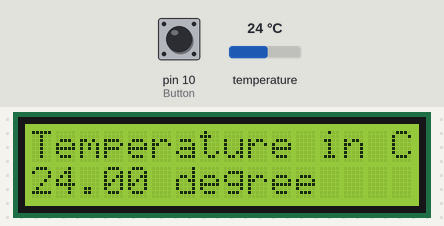
A sketch run on a simulated Arduino Uno, built with avr-gcc and run on an emulated ATmega328P. Parts: 16×2 character LCD. The inputs (shaded band) are chosen by the test bench; at power-on: pin 10 (Button) HIGH, temperature 24 °C.

Above: at 1.2 s.
1.3 s: pin 10 (Button) pulled LOW for 1 s
At 3.4 s:
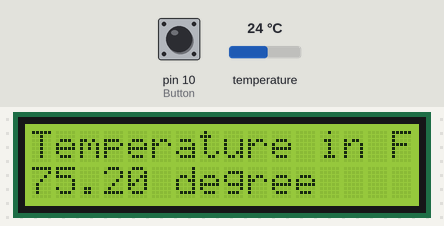
3.8 s: temperature set to 12 °C
At 4.8 s:
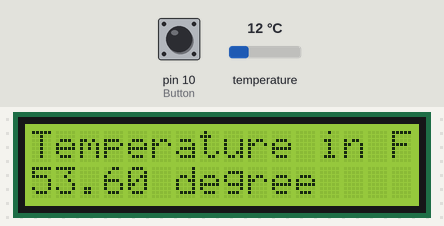
5.3 s: pin 10 (Button) pulled LOW for 0.15 s
At 6.4 s:
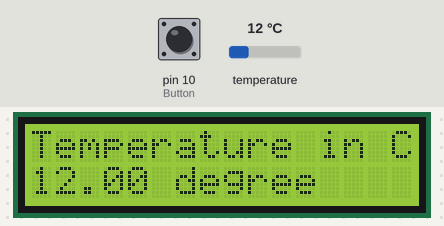
6.9 s: temperature set to 2 °C
At 7.2 s:
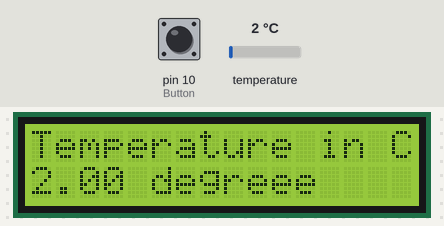
8.4 s: temperature set to 19 °C
At 9.7 s:
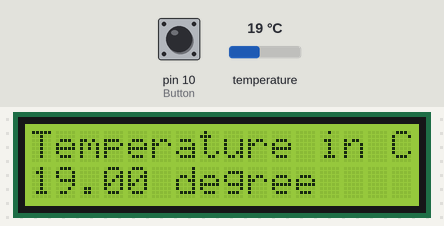
Timing chart, 0 to 10.9 s (numbered marks = the images above; inputs shaded):
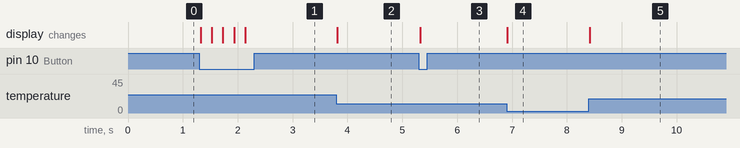

The sketch:

DS_LCD_BUTTON.ino
```cpp
// DS18B20 Temperature Sensor to Arduino with LCD , button , debounce
////////////////////////// LCD ////////////////////////////
#include <LiquidCrystal.h>
LiquidCrystal lcd(4, 5, 6, 7, 8, 9); // (rs, en, d4, d5, d6, d7)
///////////////////////////////////////////////////////////
////////////////////// Button /////////////////////////////
int ledState = HIGH;
int presentButtonState;
int Button = 10;
unsigned long lastDebounceTime = 0;
unsigned int debounceDelay = 200;
//////////////////////////////////////////////////////////
///////////////////////// DS18B20() //////////////////////
#include <Wire.h>
#include <OneWire.h>
OneWire  ds(2);
byte i;
byte type_s = 0;
byte data[12];
byte addr[8];
double tempC = 0;
double tempF = 0;
//////////////////////////////////////////////////////////
////////////////////////////// SETUP /////////////////////
void setup() {
  Serial.begin(9600);
  Wire.begin();
  lcd.begin(16,2);
  lcd.clear();
  pinMode(Button, INPUT_PULLUP);
}
//////////////////////////////////////////////////////////
//////////////////////////// DS18B20() ///////////////////
void DS18B20(){
  ds.search(addr);
  ds.reset();
  ds.select(addr);
  ds.write(0x44, 0);
  ds.reset();
  ds.select(addr);
  ds.write(0xBE);         // Read Scratchpad
  for ( i = 0; i < 9; i++) {           // we need 9 bytes
    data[i] = ds.read();
  }
  int16_t raw = (data[1] << 8) | data[0];
  raw = (data[1] << 8) | data[0];
  if (type_s) {
    raw = raw << 3; // 9 bit resolution default
    if (data[7] == 0x10) {
      // "count remain" gives full 12 bit resolution
      raw = (raw & 0xFFF0) + 12 - data[6];
    }
  } else {
    byte cfg = (data[4] & 0x60);
    // at lower res, the low bits are undefined, so let's zero them
    if (cfg == 0x00) raw = raw & ~7;  // 9 bit resolution, 93.75 ms
    else if (cfg == 0x20) raw = raw & ~3; // 10 bit res, 187.5 ms
    else if (cfg == 0x40) raw = raw & ~1; // 11 bit res, 375 ms
    //// default is 12 bit resolution, 750 ms conversion time
  }
  tempC = (float)raw / 16.0;
  tempF = (tempC * 9.0) / 5.0 + 32.0;
}
/////////////////////////////////////////////////////////////////////
///////////////////////////////// LOOP //////////////////////////////
void loop() {
  DS18B20();
  presentButtonState = digitalRead(Button);
  if ( (millis() - lastDebounceTime) > debounceDelay) {
    if(presentButtonState == LOW) {
      ledState = !ledState;
      digitalRead(ledState);
      lastDebounceTime = millis();
    }
  }
  if (ledState == HIGH){
    lcd.setCursor(0,0);
    lcd.print("Temperature in C");
    lcd.setCursor(0,1);
    lcd.print(tempC);
    lcd.print(" degree");
  } else {
    lcd.setCursor(0,0);
    lcd.print("Temperature in F");
    lcd.setCursor(0,1);
    lcd.print(tempF);
    lcd.print(" degree");
  }
}
/////////////////////////////////////////////////////////////////////
```

Measured:
- after the input at 1.3 s, the display: changes at once (image 1)
- after the input at 3.8 s, the display: changes at once (image 2)
- after the input at 5.3 s, the display: changes at once (image 3)
- after the input at 6.9 s, the display: changes at once (image 4)
- after the input at 8.4 s, the display: changes at once (image 5)
